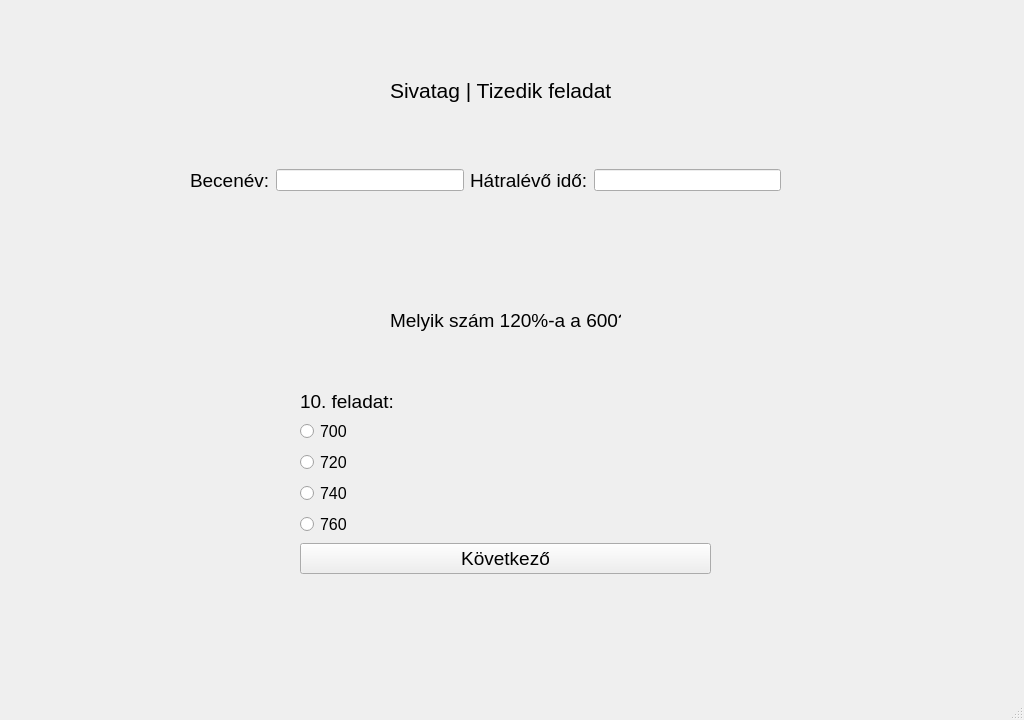
<?xml version="1.0" encoding="UTF-8"?>
<ui version="4.0">
 <class>ques1</class>
 <widget class="QMainWindow" name="ques1">
  <property name="geometry">
   <rect>
    <x>0</x>
    <y>0</y>
    <width>1024</width>
    <height>720</height>
   </rect>
  </property>
  <property name="windowTitle">
   <string>Játékos matematikai gyakorlóprogram</string>
  </property>
  <widget class="QWidget" name="centralwidget">
   <widget class="QLabel" name="label">
    <property name="geometry">
     <rect>
      <x>0</x>
      <y>-10</y>
      <width>1024</width>
      <height>720</height>
     </rect>
    </property>
    <property name="text">
     <string/>
    </property>
    <property name="pixmap">
     <pixmap>../szakdoga hátterek/28.jpg</pixmap>
    </property>
    <property name="scaledContents">
     <bool>true</bool>
    </property>
   </widget>
   <widget class="QLabel" name="label_4">
    <property name="geometry">
     <rect>
      <x>390</x>
      <y>70</y>
      <width>261</width>
      <height>41</height>
     </rect>
    </property>
    <property name="sizePolicy">
     <sizepolicy hsizetype="Expanding" vsizetype="Preferred">
      <horstretch>0</horstretch>
      <verstretch>0</verstretch>
     </sizepolicy>
    </property>
    <property name="font">
     <font>
      <pointsize>16</pointsize>
     </font>
    </property>
    <property name="cursor">
     <cursorShape>ArrowCursor</cursorShape>
    </property>
    <property name="text">
     <string>Sivatag | Tizedik feladat</string>
    </property>
   </widget>
   <widget class="QWidget" name="horizontalLayoutWidget">
    <property name="geometry">
     <rect>
      <x>190</x>
      <y>140</y>
      <width>591</width>
      <height>81</height>
     </rect>
    </property>
    <layout class="QHBoxLayout" name="horizontalLayout">
     <item>
      <widget class="QLabel" name="label_2">
       <property name="font">
        <font>
         <pointsize>14</pointsize>
        </font>
       </property>
       <property name="text">
        <string>Becenév:</string>
       </property>
      </widget>
     </item>
     <item>
      <widget class="QLineEdit" name="T1">
       <property name="sizePolicy">
        <sizepolicy hsizetype="Expanding" vsizetype="Fixed">
         <horstretch>0</horstretch>
         <verstretch>0</verstretch>
        </sizepolicy>
       </property>
      </widget>
     </item>
     <item>
      <widget class="QLabel" name="label_3">
       <property name="font">
        <font>
         <pointsize>14</pointsize>
        </font>
       </property>
       <property name="text">
        <string>Hátralévő idő:</string>
       </property>
      </widget>
     </item>
     <item>
      <widget class="QLineEdit" name="T2">
       <property name="sizePolicy">
        <sizepolicy hsizetype="Expanding" vsizetype="Fixed">
         <horstretch>0</horstretch>
         <verstretch>0</verstretch>
        </sizepolicy>
       </property>
      </widget>
     </item>
    </layout>
   </widget>
   <widget class="QWidget" name="formLayoutWidget">
    <property name="geometry">
     <rect>
      <x>300</x>
      <y>390</y>
      <width>411</width>
      <height>251</height>
     </rect>
    </property>
    <layout class="QFormLayout" name="formLayout">
     <property name="labelAlignment">
      <set>Qt::AlignLeading|Qt::AlignLeft|Qt::AlignTop</set>
     </property>
     <item row="1" column="0">
      <widget class="QLabel" name="label_5">
       <property name="font">
        <font>
         <pointsize>14</pointsize>
        </font>
       </property>
       <property name="text">
        <string>10. feladat:</string>
       </property>
      </widget>
     </item>
     <item row="2" column="0">
      <widget class="QRadioButton" name="R1">
       <property name="font">
        <font>
         <pointsize>12</pointsize>
        </font>
       </property>
       <property name="text">
        <string>700</string>
       </property>
      </widget>
     </item>
     <item row="3" column="0">
      <widget class="QRadioButton" name="R2">
       <property name="font">
        <font>
         <pointsize>12</pointsize>
        </font>
       </property>
       <property name="text">
        <string>720</string>
       </property>
      </widget>
     </item>
     <item row="4" column="0">
      <widget class="QRadioButton" name="R3">
       <property name="font">
        <font>
         <pointsize>12</pointsize>
        </font>
       </property>
       <property name="text">
        <string>740</string>
       </property>
      </widget>
     </item>
     <item row="6" column="0" colspan="2">
      <widget class="QPushButton" name="B1">
       <property name="font">
        <font>
         <pointsize>14</pointsize>
        </font>
       </property>
       <property name="text">
        <string>Következő</string>
       </property>
      </widget>
     </item>
     <item row="5" column="0">
      <widget class="QRadioButton" name="R4">
       <property name="font">
        <font>
         <pointsize>12</pointsize>
        </font>
       </property>
       <property name="text">
        <string>760</string>
       </property>
      </widget>
     </item>
    </layout>
   </widget>
   <widget class="QLabel" name="label_6">
    <property name="geometry">
     <rect>
      <x>390</x>
      <y>280</y>
      <width>231</width>
      <height>81</height>
     </rect>
    </property>
    <property name="font">
     <font>
      <pointsize>14</pointsize>
     </font>
    </property>
    <property name="text">
     <string>Melyik szám 120%-a a 600?</string>
    </property>
    <property name="scaledContents">
     <bool>true</bool>
    </property>
   </widget>
  </widget>
  <widget class="QMenuBar" name="menubar">
   <property name="geometry">
    <rect>
     <x>0</x>
     <y>0</y>
     <width>1024</width>
     <height>21</height>
    </rect>
   </property>
  </widget>
  <widget class="QStatusBar" name="statusbar"/>
 </widget>
 <resources/>
 <connections/>
</ui>
